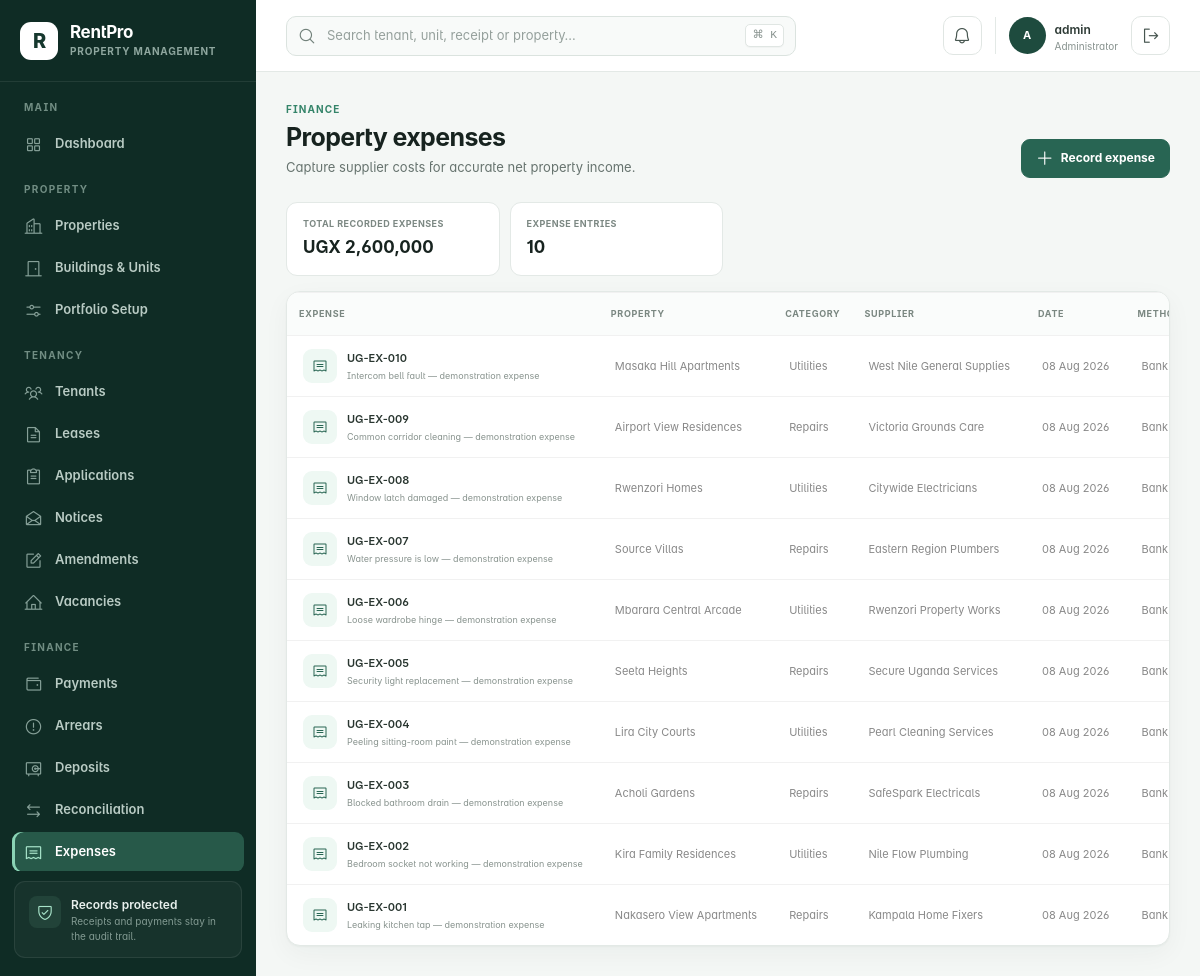
The app's page /expenses/ (signed in) with its own data.
### rentalapp/models.py (models this page shows, shortened)
class TimeStampedModel(models.Model):
    created_at = models.DateTimeField(default=timezone.now, editable=False)
    updated_at = models.DateTimeField(auto_now=True)
    class Meta:
        abstract = True

class Expense(TimeStampedModel):
    CATEGORY_CHOICES = (
        ("repairs", "Repairs"),
        ("plumbing", "Plumbing"),
        ("electrical", "Electrical"),
        ("cleaning", "Cleaning"),
        ("security", "Security"),
        ("utilities", "Utilities"),
        ("staff", "Staff"),
        ("taxes", "Taxes"),
        ("other", "Other"),
    )
    property = models.ForeignKey(Property, on_delete=models.PROTECT, related_name="expenses")
    expense_number = models.CharField(max_length=30, unique=True, null=True, blank=True)
    category = models.CharField(max_length=30, choices=CATEGORY_CHOICES)
    supplier = models.CharField(max_length=140, blank=True)
    vendor = models.ForeignKey(
        "Vendor",
        on_delete=models.PROTECT,
        related_name="expenses",
        null=True,
        blank=True,
    )
    description = models.CharField(max_length=255)
    amount = models.DecimalField(max_digits=14, decimal_places=2)
    expense_date = models.DateField(default=timezone.localdate)
    payment_method = models.CharField(max_length=30, choices=Payment.Method.choices, default=Payment.Method.CASH)
    reference = models.CharField(max_length=100, blank=True)
    status = models.CharField(
        max_length=20, choices=(("posted", "Posted"), ("void", "Void")), default="posted"
    )
    void_reason = models.TextField(blank=True)
    approved_by = models.ForeignKey(
        settings.AUTH_USER_MODEL,
        on_delete=models.PROTECT,
        null=True,
        blank=True,
        related_name="approved_property_expenses",
    )
    objects = ProtectedFinancialQuerySet.as_manager()
    class Meta:
        ordering = ("-expense_date", "-id")

class Property(TimeStampedModel):
    TYPE_CHOICES = (
        ("apartments", "Apartments"),
        ("commercial", "Commercial"),
        ("mixed_use", "Mixed use"),
        ("villas", "Villas"),
        ("other", "Other"),
    )
    STATUS_CHOICES = (("active", "Active"), ("inactive", "Inactive"))
    owner = models.ForeignKey(
        Landlord,
        on_delete=models.PROTECT,
        related_name="properties",
        null=True,
        blank=True,
    )
    name = models.CharField(max_length=100)
    code = models.CharField(max_length=20, unique=True, null=True, blank=True)
    address = models.TextField()
    district = models.CharField(max_length=80, blank=True)
    property_type = models.CharField(max_length=50, choices=TYPE_CHOICES, default="apartments")
    description = models.TextField(blank=True)
    total_units = models.PositiveIntegerField(default=0, help_text="Planned or declared unit count")
    status = models.CharField(max_length=20, choices=STATUS_CHOICES, default="active")
    class Meta:
        ordering = ("name",)
        verbose_name_plural = "properties"
    def __str__(self):
        return self.name

### rentalapp/views.py (the view, shortened to what this page needs)
# urls.py: path("expenses/", views.expense_list, name="expense_list"),
@login_and_roles_required(*FINANCE_ROLES)
def expense_list(request):
    form = ExpenseForm(request.POST or None)
    expenses = Expense.objects.select_related("property", "approved_by")
    total = expenses.aggregate(total=Sum("amount"))["total"] or Decimal("0")
    return render(request, "expenses/list.html", {"expenses": expenses, "form": form, "total": total})

### rentalapp/forms.py (shortened to what this page needs)
class ExpenseForm(StyledModelForm):
    class Meta:
        model = Expense
        fields = (
            "property",
            "category",
            "supplier",
            "vendor",
            "description",
            "amount",
            "expense_date",
            "payment_method",
            "reference",
        )
        widgets = {"expense_date": forms.DateInput(attrs={"type": "date"})}

### rentalapp/context_processors.py (called while the page is built)
def workspace_context(request):
    notifications = Notification.objects.filter(is_read=False)
    if request.user.is_authenticated:
        notifications = notifications.filter(Q(user=request.user) | Q(user__isnull=True))
    else:
        notifications = notifications.filter(user__isnull=True)
    role = get_user_role(request.user)
    if role == "tenant":
        home_url = reverse("tenant_portal")
    elif role == "landlord":
        home_url = reverse("landlord_portal")
    elif role in STAFF_ROLES:
        home_url = reverse("dashboard")
    else:
        home_url = reverse("home")
    return {
        "workspace_notifications": notifications[:5],
        "workspace_notification_count": notifications.count(),
        "workspace_role": role,
        "workspace_home_url": home_url,
    }

### rentalapp/models.py (called while the page is built)
    def __str__(self):
        return self.name

### rentalapp/permissions.py (called while the page is built)
def get_user_role(user):
    if not getattr(user, "is_authenticated", False):
        return None
    if user.is_superuser:
        return UserProfile.Role.ADMINISTRATOR
    profile = getattr(user, "rental_profile", None)
    if not profile or not profile.is_active:
        return UserProfile.Role.VIEWER
    return profile.role

def user_has_role(user, roles):
    return get_user_role(user) in roles

def login_and_roles_required(*roles, write_only=False):
    def decorator(view):
        @wraps(view)
        def wrapped(request, *args, **kwargs):
            if not request.user.is_authenticated:
                return redirect_to_login(request.get_full_path())
            should_check = not write_only or request.method not in ("GET", "HEAD", "OPTIONS")
            if roles and should_check and not user_has_role(request.user, roles):
                raise PermissionDenied("Your role does not allow this action.")
            return view(request, *args, **kwargs)
        return wrapped
    return decorator

### rentalapp/templatetags/rental_tags.py (called while the page is built)
@register.filter
def ugx(value):
    try:
        number = Decimal(value or 0)
    except (InvalidOperation, TypeError, ValueError):
        return "UGX 0"
    return f"UGX {number:,.0f}"

### rentalapp/templates/expenses/list.html (shortened to what this page needs)
{% extends 'base.html' %}{% load rental_tags %}
{% block content %}
<div class="page-header"><div><span class="eyebrow">Finance</span><h1>Property expenses</h1><p>Capture supplier costs for accurate net property income.</p></div><div class="page-actions"><button class="btn btn-primary" data-bs-toggle="modal" data-bs-target="#expenseModal"><i class="ph ph-plus"></i> Record expense</button></div></div>
<section class="summary-strip"><div class="summary-item"><span>Total recorded expenses</span><strong>{{ total|ugx }}</strong></div><div class="summary-item"><span>Expense entries</span><strong>{{ expenses|length }}</strong></div></section>
<div class="data-card"><div class="table-responsive desktop-table"><table class="table"><thead><tr><th>Expense</th><th>Property</th><th>Category</th><th>Supplier</th><th>Date</th><th>Method</th></tr></thead><tbody>{% for expense in expenses %}<tr><td><div class="entity-cell"><span class="entity-icon"><i class="ph ph-receipt"></i></span><span><strong>{{ expense.expense_number }}</strong><small>{{ expense.description }}</small></span></div></td><td>{{ expense.property }}</td><td>{{ expense.get_category_display }}</td><td>{{ expense.supplier|default:'—' }}</td><td>{{ expense.expense_date|date:'d M Y' }}</td><td>{{ expense.get_payment_method_display }}</td></tr>{% empty %}<tr><td colspan="7"><div class="empty-state"><i class="ph ph-receipt"></i><strong>No expenses recorded</strong><span>Record property operating costs to calculate net income.</span></div></td></tr>{% endfor %}</tbody></table></div></div>
{% endblock %}

### rentalapp/templates/base.html (shortened to what this page needs)
{% load static rental_tags %}
<!doctype html>
<html lang="en">
<head>
  <link rel="stylesheet" href="{% static 'assets/css/plugins/phosphor-icons.css' %}">
  <link rel="stylesheet" href="{% static 'assets/css/style.css' %}">
  <link rel="stylesheet" href="{% static 'assets/css/rentpro.css' %}">
</head>
<body>
  <div class="app-shell">
    <aside class="app-sidebar offcanvas-lg offcanvas-start" tabindex="-1" id="mainSidebar" aria-label="Primary navigation">
      <div class="sidebar-brand">
        <a href="{{ workspace_home_url }}" class="brand-mark" aria-label="RentPro home">R</a>
        <div><a href="{{ workspace_home_url }}" class="brand-name">RentPro</a><span>Property Management</span></div>
      </div>
      <nav class="sidebar-nav">
        {% if workspace_role == 'tenant' %}
        <div class="nav-group">
          <span class="nav-caption">Tenant portal</span>
          <a href="{% url 'tenant_portal' %}" class="nav-link active"><i class="ph ph-house-user"></i><span>My tenancy</span></a>
        </div>
        {% elif workspace_role == 'landlord' %}
        <div class="nav-group">
          <span class="nav-caption">Landlord portal</span>
          <a href="{% url 'landlord_portal' %}" class="nav-link active"><i class="ph ph-buildings"></i><span>My portfolio</span></a>
        </div>
        {% else %}
        <div class="nav-group">
          <span class="nav-caption">Main</span>
          <a href="{% url 'dashboard' %}" class="nav-link {% if request.resolver_match.url_name == 'dashboard' %}active{% endif %}"><i class="ph ph-squares-four"></i><span>Dashboard</span></a>
        </div>
        <div class="nav-group">
          <span class="nav-caption">Property</span>
          <a href="{% url 'property_list' %}" class="nav-link {% if 'property' in request.resolver_match.url_name %}active{% endif %}"><i class="ph ph-buildings"></i><span>Properties</span></a>
          <a href="{% url 'unit_list' %}" class="nav-link {% if 'unit' in request.resolver_match.url_name %}active{% endif %}"><i class="ph ph-door"></i><span>Buildings &amp; Units</span></a>
          <a href="{% url 'portfolio_setup' %}" class="nav-link {% if request.resolver_match.url_name == 'portfolio_setup' %}active{% endif %}"><i class="ph ph-sliders-horizontal"></i><span>Portfolio Setup</span></a>
        </div>
        <div class="nav-group">
          <span class="nav-caption">Tenancy</span>
          <a href="{% url 'tenant_list' %}" class="nav-link {% if 'tenant' in request.resolver_match.url_name %}active{% endif %}"><i class="ph ph-users-three"></i><span>Tenants</span></a>
          <a href="{% url 'lease_list' %}" class="nav-link {% if 'lease' in request.resolver_match.url_name %}active{% endif %}"><i class="ph ph-file-text"></i><span>Leases</span></a>
          <a href="{% url 'application_list' %}" class="nav-link {% if 'application' in request.resolver_match.url_name %}active{% endif %}"><i class="ph ph-clipboard-text"></i><span>Applications</span></a>
          <a href="{% url 'notice_list' %}" class="nav-link {% if request.resolver_match.url_name == 'notice_list' %}active{% endif %}"><i class="ph ph-envelope-open"></i><span>Notices</span></a>
          <a href="{% url 'amendment_list' %}" class="nav-link {% if 'amendment' in request.resolver_match.url_name %}active{% endif %}"><i class="ph ph-note-pencil"></i><span>Amendments</span></a>
          <a href="{% url 'unit_list' %}?status=available" class="nav-link"><i class="ph ph-house-line"></i><span>Vacancies</span></a>
        </div>
        <div class="nav-group">
          <span class="nav-caption">Finance</span>
          <a href="{% url 'payment_list' %}" class="nav-link "><i class="ph ph-wallet"></i><span>Payments</span></a>
          <a href="{% url 'arrears' %}" class="nav-link {% if request.resolver_match.url_name == 'arrears' %}active{% endif %}"><i class="ph ph-warning-circle"></i><span>Arrears</span></a>
          <a href="{% url 'deposit_list' %}" class="nav-link {% if request.resolver_match.url_name == 'deposit_list' %}active{% endif %}"><i class="ph ph-vault"></i><span>Deposits</span></a>
          <a href="{% url 'reconciliation_list' %}" class="nav-link {% if request.resolver_match.url_name == 'reconciliation_list' %}active{% endif %}"><i class="ph ph-arrows-left-right"></i><span>Reconciliation</span></a>
          <a href="{% url 'expense_list' %}" class="nav-link {% if request.resolver_match.url_name == 'expense_list' %}active{% endif %}"><i class="ph ph-receipt"></i><span>Expenses</span></a>
        </div>
        {% endif %}
      </nav>
      <div class="sidebar-help">
        <div class="help-icon"><i class="ph ph-shield-check"></i></div>
        <strong>Records protected</strong>
        <span>Receipts and payments stay in the audit trail.</span>
      </div>
    </aside>
    <div class="app-main">
      <header class="app-topbar">
        {% if workspace_role != 'tenant' and workspace_role != 'landlord' %}<form class="global-search" action="{% url 'global_search' %}" method="get" role="search">
          <i class="ph ph-magnifying-glass"></i>
          <input type="search" name="q" value="{{ request.GET.q|default:'' }}" placeholder="Search tenant, unit, receipt or property…" aria-label="Global search">
          <kbd>⌘ K</kbd>
        </form>{% endif %}
        <div class="topbar-actions">
          <div class="dropdown">
            <button class="icon-button notification-button" type="button" data-bs-toggle="dropdown" aria-expanded="false" aria-label="Notifications">
              <i class="ph ph-bell"></i>{% if workspace_notification_count %}<span>{{ workspace_notification_count }}</span>{% endif %}
            </button>
          </div>
          <div class="user-chip">
            <span class="avatar">{% if request.user.is_authenticated %}{{ request.user.get_full_name|default:request.user.username|initials }}{% else %}PM{% endif %}</span>
            <span class="d-none d-md-flex"><strong>{% if request.user.is_authenticated %}{{ request.user.get_full_name|default:request.user.username }}{% else %}Property Manager{% endif %}</strong><small>{{ workspace_role|default:'Operations'|title }}</small></span>
          </div>
          {% if request.user.is_authenticated %}<form method="post" action="{% url 'logout' %}">{% csrf_token %}<button class="icon-button" type="submit" title="Sign out"><i class="ph ph-sign-out"></i><span class="visually-hidden">Sign out</span></button></form>{% endif %}
        </div>
      </header>
      <main class="app-content">
        {% block content %}{% endblock %}
      </main>
    </div>
  </div>
</body>
</html>

### records on screen
Expense: expense_number "UG-EX-010", description "Intercom bell fault — demonstration expense", property "Masaka Hill Apartments", category "Utilities", supplier "West Nile General Supplies", expense_date "08 Aug 2026", payment_method "Bank…"
Expense: expense_number "UG-EX-009", description "Common corridor cleaning — demonstration expense", property "Airport View Residences", category "Repairs", supplier "Victoria Grounds Care", expense_date "08 Aug 2026", payment_method "Bank…"
Expense: expense_number "UG-EX-008", description "Window latch damaged — demonstration expense", property "Rwenzori Homes", category "Utilities", supplier "Citywide Electricians", expense_date "08 Aug 2026", payment_method "Bank…"
Expense: expense_number "UG-EX-007", description "Water pressure is low — demonstration expense", property "Source Villas", category "Repairs", supplier "Eastern Region Plumbers", expense_date "08 Aug 2026", payment_method "Bank…"
Expense: expense_number "UG-EX-006", description "Loose wardrobe hinge — demonstration expense", property "Mbarara Central Arcade", category "Utilities", supplier "Rwenzori Property Works", expense_date "08 Aug 2026", payment_method "Bank…"
Expense: expense_number "UG-EX-005", description "Security light replacement — demonstration expense", property "Seeta Heights", category "Repairs", supplier "Secure Uganda Services", expense_date "08 Aug 2026", payment_method "Bank…"
Expense: expense_number "UG-EX-004", description "Peeling sitting-room paint — demonstration expense", property "Lira City Courts", category "Utilities", supplier "Pearl Cleaning Services", expense_date "08 Aug 2026", payment_method "Bank…"
Expense: expense_number "UG-EX-003", description "Blocked bathroom drain — demonstration expense", property "Acholi Gardens", category "Repairs", supplier "SafeSpark Electricals", expense_date "08 Aug 2026", payment_method "Bank…"
Expense: expense_number "UG-EX-002", description "Bedroom socket not working — demonstration expense", property "Kira Family Residences", category "Utilities", supplier "Nile Flow Plumbing", expense_date "08 Aug 2026", payment_method "Bank…"
Expense: expense_number "UG-EX-001", description "Leaking kitchen tap — demonstration expense", property "Nakasero View Apartments", category "Repairs", supplier "Kampala Home Fixers", expense_date "08 Aug 2026", payment_method "Bank…"

### other values on screen
{{ request.user.get_full_name|default:request.user.username|initials }} "A"
{{ request.user.get_full_name|default:request.user.username }} "admin"
{{ workspace_role|default:'Operations'|title }} "Administrator"
{{ total|ugx }} "UGX 2,600,000"
{{ expenses|length }} "10"
